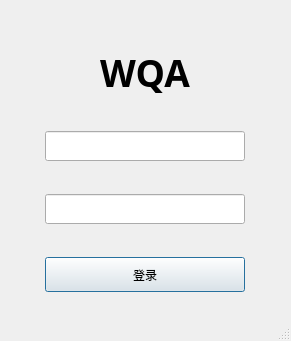
<?xml version="1.0" encoding="UTF-8"?>
<ui version="4.0">
 <class>Dialog</class>
 <widget class="QDialog" name="Dialog">
  <property name="geometry">
   <rect>
    <x>0</x>
    <y>0</y>
    <width>291</width>
    <height>341</height>
   </rect>
  </property>
  <property name="windowTitle">
   <string>WQA_Login</string>
  </property>
  <property name="layoutDirection">
   <enum>Qt::LeftToRight</enum>
  </property>
  <property name="sizeGripEnabled">
   <bool>true</bool>
  </property>
  <widget class="QWidget" name="verticalLayoutWidget">
   <property name="geometry">
    <rect>
     <x>30</x>
     <y>20</y>
     <width>231</width>
     <height>301</height>
    </rect>
   </property>
   <layout class="QVBoxLayout" name="verticalLayout" stretch="0,0,0,0">
    <item alignment="Qt::AlignHCenter">
     <widget class="QLabel" name="label">
      <property name="sizePolicy">
       <sizepolicy hsizetype="Preferred" vsizetype="Fixed">
        <horstretch>0</horstretch>
        <verstretch>0</verstretch>
       </sizepolicy>
      </property>
      <property name="minimumSize">
       <size>
        <width>200</width>
        <height>30</height>
       </size>
      </property>
      <property name="font">
       <font>
        <family>Adobe Arabic</family>
        <pointsize>28</pointsize>
        <weight>75</weight>
        <bold>true</bold>
       </font>
      </property>
      <property name="text">
       <string>WQA</string>
      </property>
      <property name="alignment">
       <set>Qt::AlignCenter</set>
      </property>
     </widget>
    </item>
    <item alignment="Qt::AlignHCenter">
     <widget class="QLineEdit" name="lineEdit">
      <property name="sizePolicy">
       <sizepolicy hsizetype="Preferred" vsizetype="Fixed">
        <horstretch>0</horstretch>
        <verstretch>0</verstretch>
       </sizepolicy>
      </property>
      <property name="minimumSize">
       <size>
        <width>200</width>
        <height>30</height>
       </size>
      </property>
     </widget>
    </item>
    <item alignment="Qt::AlignHCenter">
     <widget class="QLineEdit" name="lineEdit_2">
      <property name="sizePolicy">
       <sizepolicy hsizetype="Preferred" vsizetype="Fixed">
        <horstretch>0</horstretch>
        <verstretch>0</verstretch>
       </sizepolicy>
      </property>
      <property name="minimumSize">
       <size>
        <width>200</width>
        <height>30</height>
       </size>
      </property>
     </widget>
    </item>
    <item alignment="Qt::AlignHCenter">
     <widget class="QPushButton" name="pushButton">
      <property name="sizePolicy">
       <sizepolicy hsizetype="Preferred" vsizetype="Fixed">
        <horstretch>0</horstretch>
        <verstretch>0</verstretch>
       </sizepolicy>
      </property>
      <property name="minimumSize">
       <size>
        <width>200</width>
        <height>35</height>
       </size>
      </property>
      <property name="mouseTracking">
       <bool>false</bool>
      </property>
      <property name="text">
       <string>登录</string>
      </property>
     </widget>
    </item>
   </layout>
  </widget>
 </widget>
 <resources/>
 <connections>
  <connection>
   <sender>pushButton</sender>
   <signal>clicked()</signal>
   <receiver>Dialog</receiver>
   <slot>hide()</slot>
   <hints>
    <hint type="sourcelabel">
     <x>144</x>
     <y>272</y>
    </hint>
    <hint type="destinationlabel">
     <x>145</x>
     <y>170</y>
    </hint>
   </hints>
  </connection>
 </connections>
</ui>
